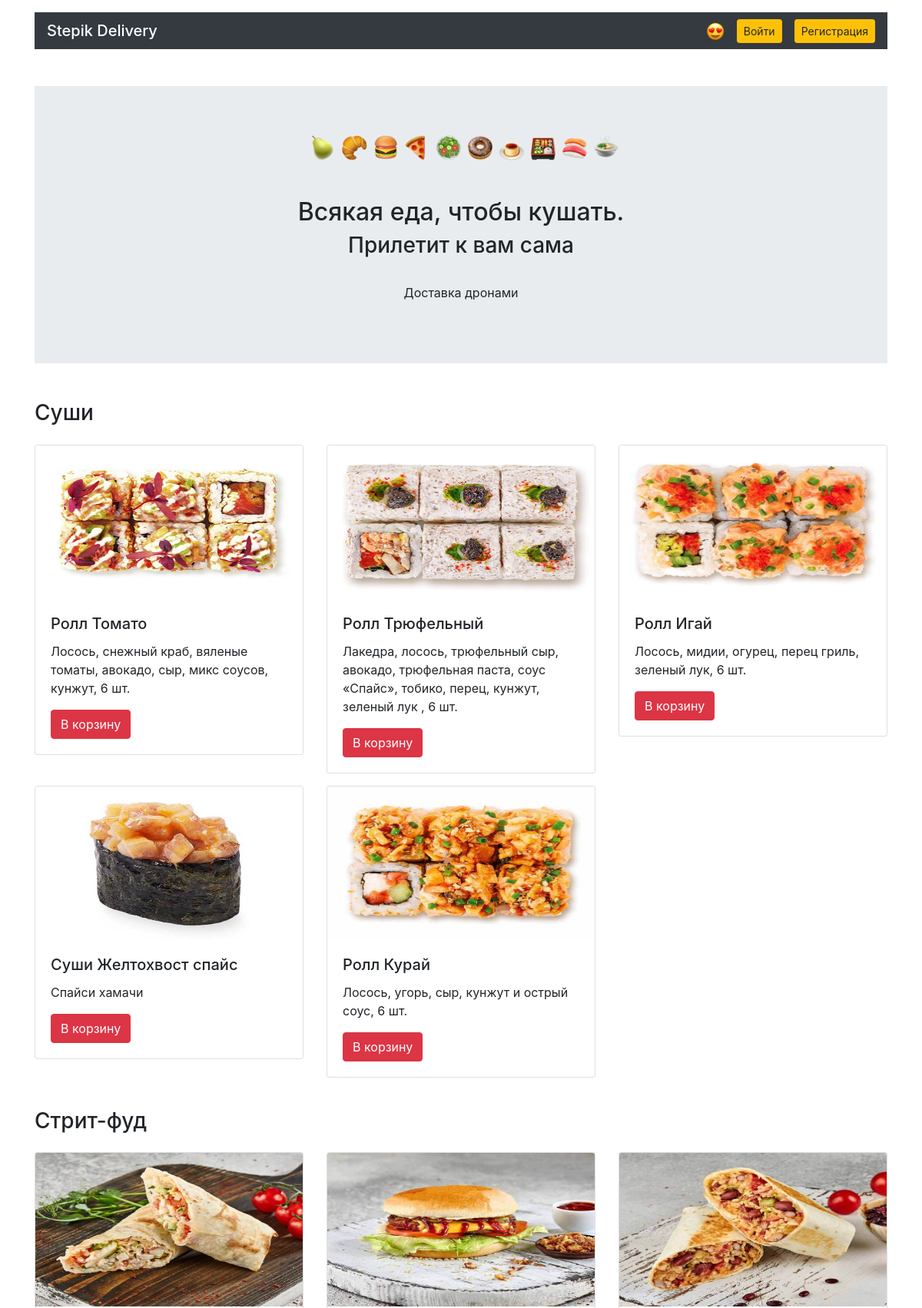
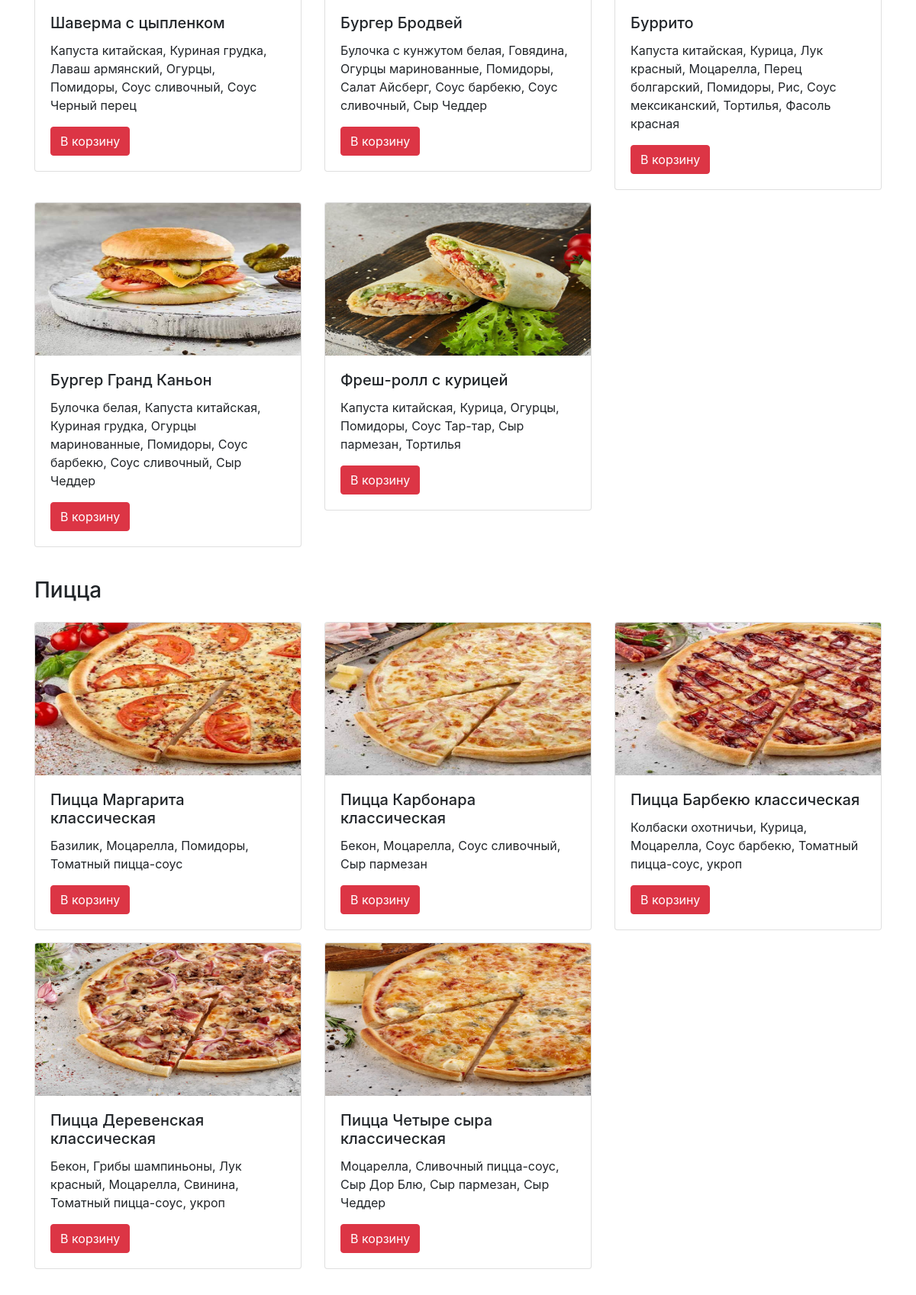
The page / (upper part) on the database its author committed (2 pictures, top to bottom).
### models.py (models this page shows, shortened)
class Category(db.Model):
    __tablename__ = "categories"
    id = db.Column(db.Integer, primary_key=True)
    title = db.Column(db.String(32), nullable=False)
    meals = db.relationship("Meal", back_populates="category")

class Meal(db.Model):
    __tablename__ = "meals"
    id = db.Column(db.Integer, primary_key=True)
    title = db.Column(db.String(32), nullable=False)
    price = db.Column(db.Float, nullable=False)
    description = db.Column(db.String(200), nullable=False)
    picture = db.Column(db.String(32), nullable=False)
    category_id = db.Column(db.Integer, db.ForeignKey("categories.id"))
    category = db.relationship("Category", back_populates="meals")
    orders = db.relationship('Order', secondary=order_meal_association, back_populates='meals')

### app.py (the view)
@app.route('/')
def render_index():
    meals = Category.query.all()
    return render_template('main.html', auth=session.get('is_auth'), meals=meals, cart_sum=session.get('cart_sum'),
                           cart=session.get('cart'))

### templates/main.html (shortened to what this page needs)
{% extends 'base.html' %}
{% block content %}
  <main class="container mt-3">
    <section class="my-5 jumbotron jumbotron-fluid">
      <div class="text-center">
        <img class="ml-2" alt="" width="401" height="33">
        <h1 class="h2 mt-5 m-2">Всякая еда, чтобы кушать.</h1>
        <h2 class="h3">Прилетит к вам сама</h2>
        <p class="pt-4">Доставка дронами</p>
      </div>
    </section>
    {% for meal in meals %}
    <section>
      <h3 class="my-4"> {{ meal.title }} </h3>
      <div class="row mt-4">
        {% for cat_meal in meal.meals %}
        <div class="col-12 col-md-4">
          <div class="card mb-3">
            <img src="/static/pictures/{{ cat_meal.picture }}" width="300" height="200" class="card-img-top" alt="{{ cat_meal.title }}">
            <div class="card-body">
              <h4 class="h5 card-title">{{ cat_meal.title }}</h4>
              <p class="card-text"> {{ cat_meal.description }} </p>
              <a href="{{ url_for('add_to_cart', meal_id = cat_meal.id) }}" class="btn btn-danger">В корзину</a>
            </div>
          </div>
        </div>
        {% endfor %}
      </div>
    </section>
      {% endfor %}
  </main>
{% endblock %}

### templates/base.html (style rules this page uses)
html { position: relative; min-height: 100%; }
body { margin-bottom: 60px; }

### rows shown on the page
Category: title "Суши"
Meal: picture (picture), title "Ролл Томато", description "Лосось, снежный краб, вяленые томаты, авокадо, сыр, микс соусов, кунжут, 6 шт."
Meal: picture (picture), title "Ролл Трюфельный", description "Лакедра, лосось, трюфельный сыр, авокадо, трюфельная паста, соус «Спайс», тобико, перец, кунжут, зеленый лук , 6 шт."
Meal: picture (picture), title "Ролл Игай", description "Лосось, мидии, огурец, перец гриль, зеленый лук, 6 шт."
Meal: picture (picture), title "Суши Желтохвост спайс", description "Спайси хамачи"
Meal: picture (picture), title "Ролл Курай", description "Лосось, угорь, сыр, кунжут и острый соус, 6 шт."
Category: title "Стрит-фуд"
Meal: picture (picture), title "Шаверма с цыпленком", description "Капуста китайская, Куриная грудка, Лаваш армянский, Огурцы, Помидоры, Соус сливочный, Соус Черный перец"
Meal: picture (picture), title "Бургер Бродвей", description "Булочка с кунжутом белая, Говядина, Огурцы маринованные, Помидоры, Салат Айсберг, Соус барбекю, Соус сливочный, Сыр Чеддер"
Meal: picture (picture), title "Буррито", description "Капуста китайская, Курица, Лук красный, Моцарелла, Перец болгарский, Помидоры, Рис, Соус мексиканский, Тортилья, Фасоль красная"
Meal: picture (picture), title "Бургер Гранд Каньон", description "Булочка белая, Капуста китайская, Куриная грудка, Огурцы маринованные, Помидоры, Соус барбекю, Соус сливочный, Сыр Чеддер"
Meal: picture (picture), title "Фреш-ролл с курицей", description "Капуста китайская, Курица, Огурцы, Помидоры, Соус Тар-тар, Сыр пармезан, Тортилья"
Category: title "Пицца"
Meal: picture (picture), title "Пицца Маргарита классическая", description "Базилик, Моцарелла, Помидоры, Томатный пицца-соус"
Meal: picture (picture), title "Пицца Карбонара классическая", description "Бекон, Моцарелла, Соус сливочный, Сыр пармезан"
Meal: picture (picture), title "Пицца Барбекю классическая", description "Колбаски охотничьи, Курица, Моцарелла, Соус барбекю, Томатный пицца-соус, укроп"
Meal: picture (picture), title "Пицца Деревенская классическая", description "Бекон, Грибы шампиньоны, Лук красный, Моцарелла, Свинина, Томатный пицца-соус, укроп"
Meal: picture (picture), title "Пицца Четыре сыра классическая", description "Моцарелла, Сливочный пицца-соус, Сыр Дор Блю, Сыр пармезан, Сыр Чеддер"
